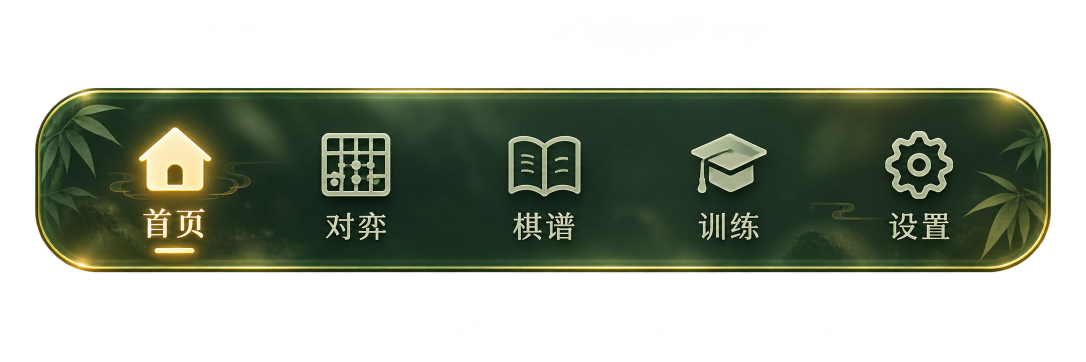
#> input picture GoEngine-java/docs/navbar/bar.png, 2172 x 724 px (shown at 1/2 size)
$ python make_jade_nav_states.py
#> lines starting #> are read from the running program, lines starting #| are printed output that depends on the picture; after the words box and inside, x2 and y2 are one past the last pixel; in counts of white or black regions, pixels touching at a corner belong together
#!/usr/bin/env python3
"""Temporary preview of the exact Java overlay, no reconstruction of icons/text."""
from PIL import Image, ImageDraw
import numpy as np
from pathlib import Path
import io, base64, json
root=Path(__file__).resolve().parents[1]
im=Image.open(root/'docs/navbar/bar.png').convert('RGBA')
#> im is the input picture: PIL image 2172x724 RGBA; mean R, G, B, A 28.4, 35.2, 21.9, 117.9
src=np.array(im)
ys,xs=np.where(src[:,:,3]>28)
left,top,right,bottom=xs.min(),ys.min(),xs.max()+1,ys.max()+1
#> left = 70; top = 176; right = 2102; bottom = 545
marginx=round((right-left)*.015)
#> marginx = 30
marginy=round((bottom-top)*.09)
#> marginy = 33
box=[max(0,left-marginx),max(0,top-marginy),
     min(im.width,right+marginx+3),min(im.height,bottom+marginy+3)]
#> box = [40, 143, 2135, 581]
def preview(tab):
#> called with tab = 0
    picture=im.copy()
    if tab>0:
        arr=np.array(picture)
        w,h=im.size
        cx=round(left+(right-left)*.139)
        x0=max(0,cx-round((right-left)*.051));x1=min(w-1,cx+round((right-left)*.051))
        y0=round(h*.645);y1=round(h*.737)
        fx=max(3,round(w*.006));fy=max(3,round(h*.008))
        for y in range(y0,y1+1):
            for x in range(x0,x1+1):
                weight=.96*min(1,min(x-x0,x1-x)/fx)*min(1,min(y-y0,y1-y)/fy)
                if weight<=0:continue
                old=arr[y,x].astype(float)
                old[:3]=np.round(old[:3]*(1-weight)+np.array([24,54,40])*weight)
                arr[y,x]=old.astype('uint8')
        picture=Image.fromarray(arr,'RGBA')
        draw=ImageDraw.Draw(picture)
        xc=round(left+(right-left)*(.139+tab*.185))
        y=h*.688
        half=(right-left)*.018
        th=max(4,h*.010)
        draw.rounded_rectangle((xc-half-8,y-5,xc+half+8,y+th+5),radius=8,fill=(245,210,125,112))
        draw.rounded_rectangle((xc-half,y,xc+half,y+th),radius=th/2,fill=(252,226,162,255))
    crop=picture.crop(box)
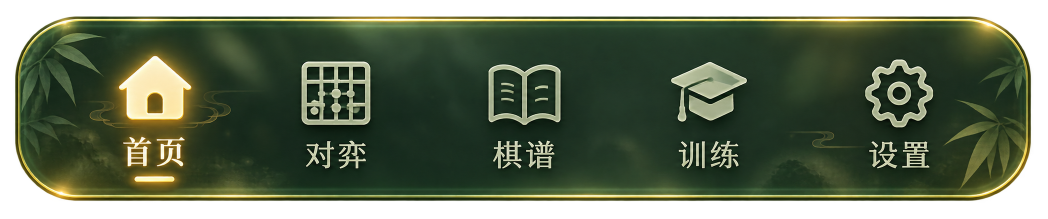
#> crop: PIL image 2095x438 RGBA (shown at 1/2 size); mean R, G, B, A 48.6, 60.3, 37.5, 202; transparent parts drawn white
    crop.thumbnail((750,240))
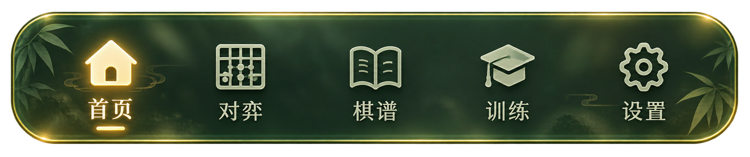
#> crop: PIL image 750x157 RGBA; mean R, G, B, A 48.4, 59.8, 37.5, 202; transparent parts drawn white
    buf=io.BytesIO();crop.save(buf,'PNG',optimize=True)
    b64=base64.b64encode(buf.getvalue()).decode()
    print('JAVA_NAV_PREVIEW_'+str(tab)+'_BEGIN')
    for k in range(0,len(b64),3000):print(b64[k:k+3000])
    print('JAVA_NAV_PREVIEW_'+str(tab)+'_END')
    return crop.size
sizes={str(i):preview(i) for i in (0,1,2)}
#> call 2 of preview, with tab = 1
#> in preview (call 2), `cx=round(left+(right-left)*.139)`: cx = 352
#> in preview (call 2), `x0 = max(0, cx - round((right - left) * 0.051))`: x0 = 248
#> in preview (call 2), `x1 = min(w - 1, cx + round((right - left) * 0.051))`: x1 = 456
#> after the loop in preview (call 2), `for y in range(y0,y1+1):`:
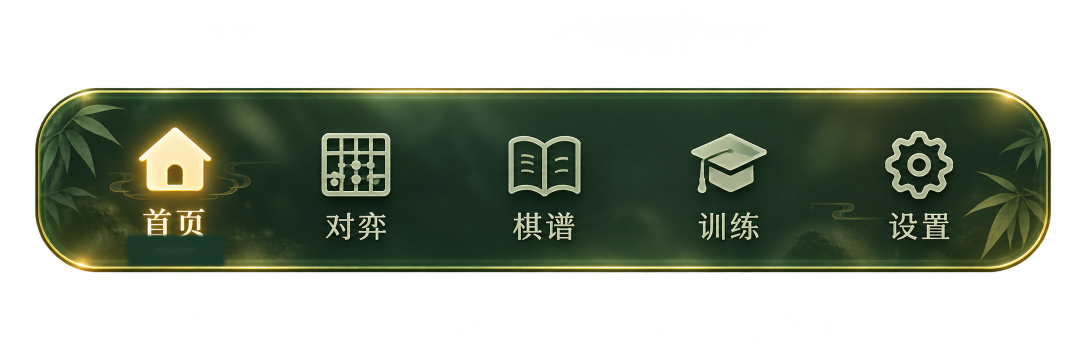
#> arr: shape (724, 2172, 4) (shown at 1/2 size); 0.87% of pixels changed, all inside (x1, y1, x2, y2) = (249, 468, 456, 534); transparent parts drawn white
#> in preview (call 2), `xc=round(left+(right-left)*(.139+tab*.185))`: xc = 728
#> in preview (call 2), `half=(right-left)*.018`: half = 36.58
print('JAVA_NAV_PREVIEW_INFO',json.dumps(dict(source=im.size,bounds=list(map(int,(left,top,right,bottom))),crop=list(map(int,box)),states=sizes)))
